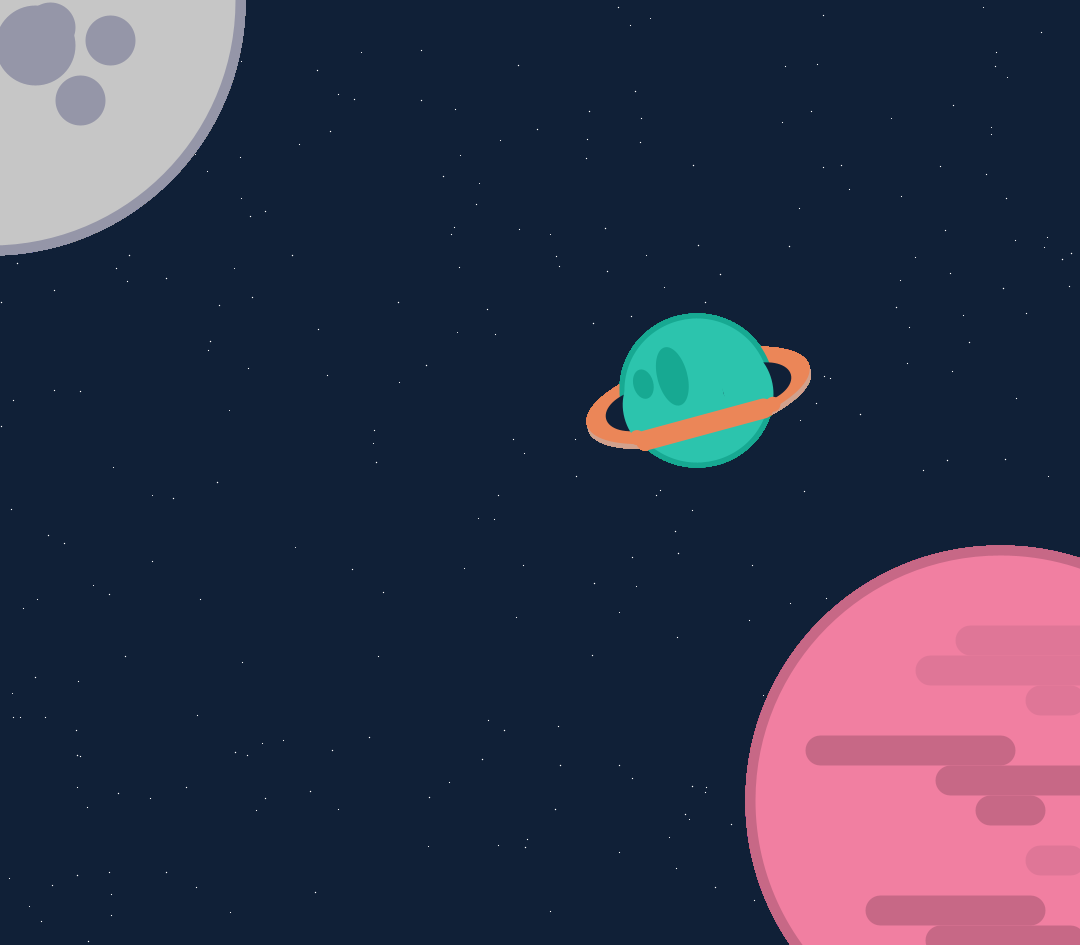
Frame 1 (no input)
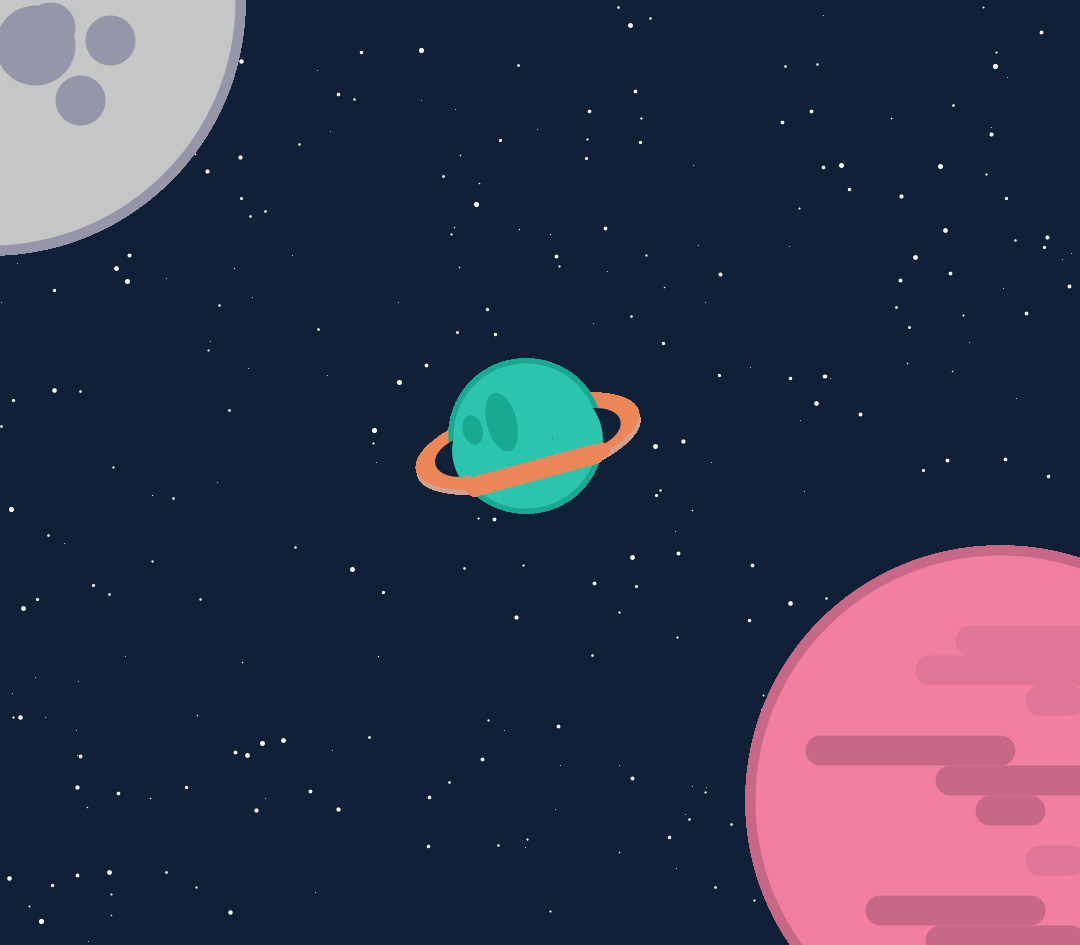
Frame 60 (the mouse pressed at the canvas centre just before this capture)
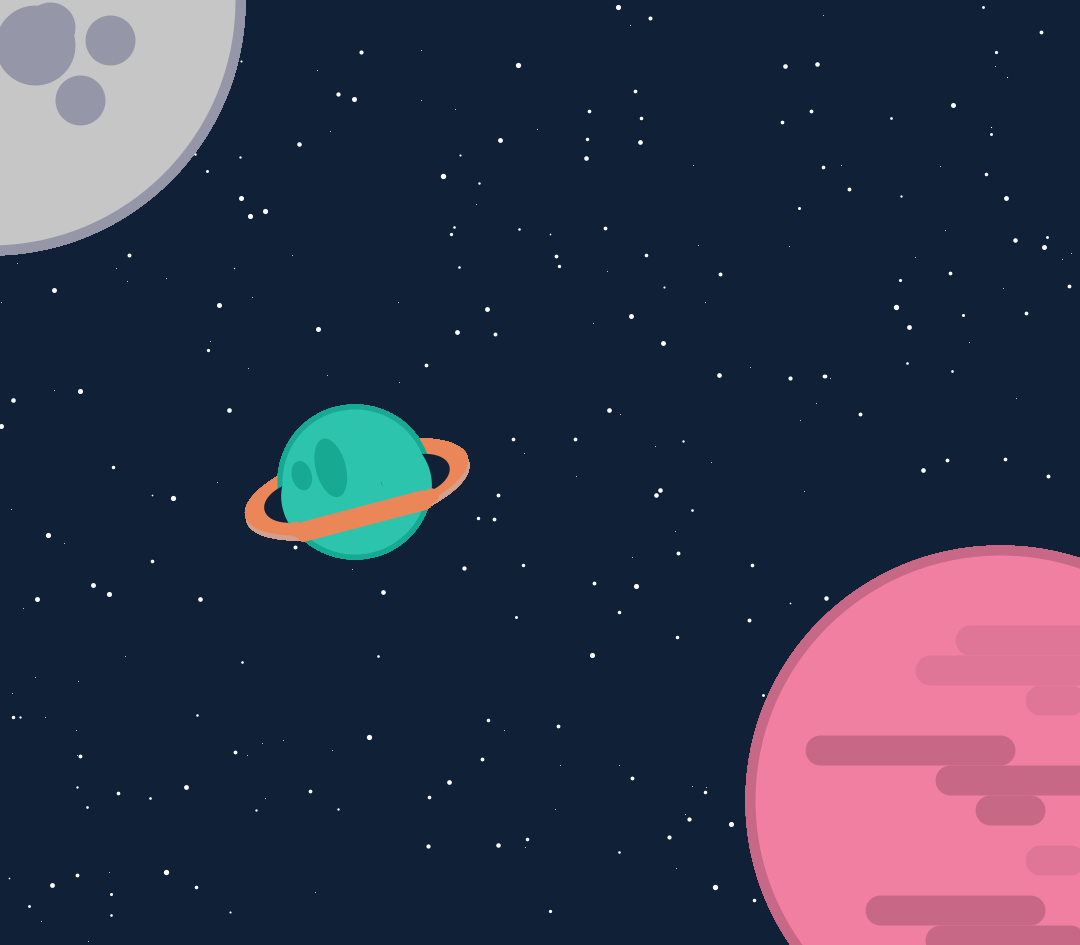
Frame 120 (the mouse held since frame 60 and released just before this capture)

The Processing sketch that drew these frames (run headless with seeded random() and noise(); from frame 60 on, the mouse is pressed at the canvas centre):

// Processing sketch: UTS_KOMGRAF
// ── UTS_KOMGRAF.pde
Star[] stars = new Star[300]; // Jumlah bintang
int period = 80000; // Periode pergerakan planet (milidetik)

void setup() {
  size(1080, 945);
  background(16, 32, 55);

  // Menginisialisasi bintang-bintang
  for (int i = 0; i < stars.length; i++) {
    float x = random(width); // Posisi X acak
    float y = random(height); // Posisi Y acak
    float scale = 1.0; // Skala awal bintang menjadi 1.0
    stars[i] = new Star(x, y, scale); //membuat objek bintang baru dan menyimpannya
  }
}

void draw() {
  int m = millis() % period; //menghitung waktu dan mengambil sisa pembagian waktu tersebut dengan nilai period

  for (int i = 0; i < stars.length; i++) { //mengiterasi melalui elemen-elemen dalam array stars
    stars[i].update(); // Update ukuran bintang
  }

  background(16, 32, 55);

  for (int i = 0; i < stars.length; i++) {
    strokeWeight(1);
    stars[i].display(); // Tampilkan bintang

    // Membuat planet dengan cincin
    noStroke();
    fill(209, 161, 141);
    pushMatrix();
    translate(700, 400); // Pindahkan pusat koordinat ke (700, 400)
    rotate(radians(165)); // Putar elips 

    //cincin
    ellipse(0 + 0.01 * m, 0, 230, 80); // Gambar elips

    fill(235, 134, 88);
    ellipse(0 + 0.01 * m, 5, 230, 80);

    // planet
    strokeWeight(5);
    stroke(23, 169, 146);
    fill(44, 196, 173);
    circle(0 + 0.01 * m, 10, 150);
    
    // jarak antar cincin dan planet
    noStroke();
    fill(16, 32, 55);
    ellipse(60 + 0.01 * m, 6, 70, 40);
    ellipse(-60 + 0.01 * m, 1, 70, 40);

    fill(44, 196, 173);
    ellipse(51 + 0.01 * m, 2, 52, 75);
    ellipse(-50 + 0.01 * m, 1, 50, 75);

    stroke(235, 134, 88);
    strokeWeight(20);
    line(62 + 0.01 * m, -25, -60 + 0.01 * m, -25);

    noStroke();
    fill(235, 134, 88);
    circle(70 + 0.01 * m, -20, 15);
    circle(-70 + 0.01 * m, -23, 15);
    
    //Kawah planet
    fill(23, 169, 146);
    ellipse(50 + 0.01 * m, 30, 20, 30);
    ellipse(20 + 0.01 * m, 30, 30, 60);
    popMatrix(); //bagian akhir dari planet cincin bergerak
    
    // mwmbuat planet merah pink
    fill(241, 127, 161);
    
    strokeWeight(10);
    stroke(199, 104, 134);
    circle(1000, 800, 500); //planet 
    
    // corak pada planet pink
    strokeWeight(30);
    line(820, 750, 1000, 750);
    line(950, 780, 1400, 780);
    line(990, 810, 1030, 810);
    line(880, 910, 1030, 910);
    line(940, 940, 1070, 940);
    
    stroke(223, 118, 151);
    line(970, 640, 1080, 640);
    line(930, 670, 1080, 670);
    line(1040, 700, 1070, 700);
    line(1040, 860, 1070, 860); //bagian akhir dari planet pink

    // Membuat planet abu-abu
    
    fill(198, 198, 198);
    stroke(149, 150, 168);
    strokeWeight(10);
    circle(-10, 0, 500); //planet
    
    //corak pada planet abu-abu
    
    fill(149, 150, 168);
    circle(50, 27, 40);
    circle(35, 45, 70);
    
    circle(110, 40, 40);
    circle(80, 100, 40); //bagian akhir dari planet abu-abu
   
  }
}

//  untuk menciptakan objek bintang
class Star {
  float x, y; // Posisi bintang (Atribut untuk menyimpan posisi (koordinat X dan Y) dari bintang)
  float scale; // Skala bintang 
  float growthRate; // Laju pertumbuhan

  Star(float x, float y, float scale) { //Konstruktor untuk membuat objek bintang
    this.x = x;
    this.y = y;
    this.scale = 1.0; // Skala awal bintang menjadi 1.0
    this.growthRate = random(0.1, 0.5); // Ubah nilai batas atas (0.5) untuk percepatan
  }

  void update() {
    // Pertumbuhan dan berkedip
    scale += growthRate;
    if (scale > 5.0 || scale < 1.0) {  //Jika nilai scale melebihi 5.0 atau kurang dari 1.0, maka nilai growthRate akan dibalik arahnya.
      growthRate *= -1; // Ubah arah pertumbuhan saat mencapai batas ukuran dan mengecil
    }
  }

  void display() {
    // Menggambar bintang
    pushMatrix();
    translate(x, y);
    scale(scale); // Terapkan scaling
    stroke(255); // Warna putih
    point(0, 0); // Gambar titik (bintang)
    popMatrix();
  }
}
